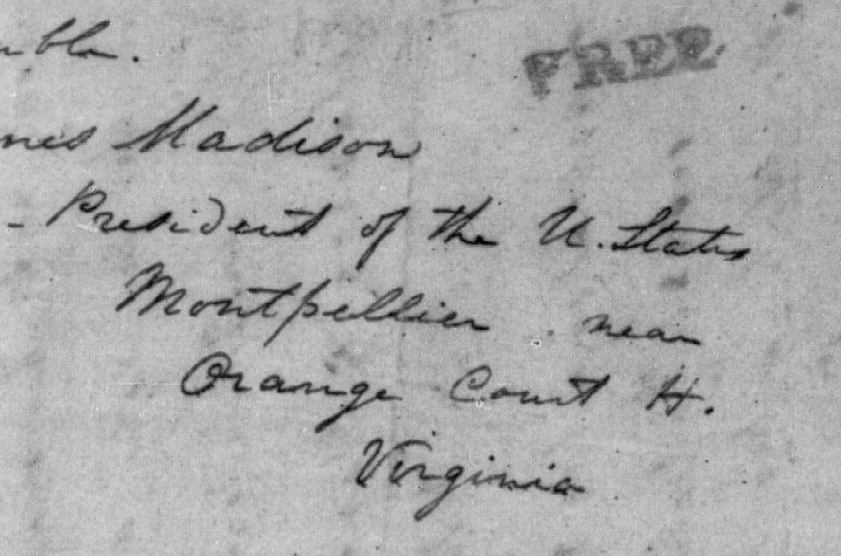
#> input picture CSProj/CS650/Lab 1/0397.pgm, 841 x 556 px
$ python lab1_ref2.py   (Python 2 division)   (older library calls are emulated)
#> lines starting #> are read from the running program, lines starting #| are printed output that depends on the picture
import sys
from numpy import *

import scipy.misc
from matplotlib import pyplot

def otsu2( hist, total ):
    """
    This is the more common (optimized) implementation of otsu algorithm, the one you see on Wikipedia pages
    """
    no_of_bins = len( hist ) # should be 256

    sum_total = 0
    for x in range( 0, no_of_bins ):
        sum_total += x * hist[x]

    weight_background       = 0.0
    sum_background           = 0.0
    inter_class_variances = []

    for threshold in range( 0, no_of_bins ):
        # background weight will be incremented, while foreground's will be reduced
        weight_background += hist[threshold]
        if weight_background == 0 :
            continue

        weight_foreground = total - weight_background
        if weight_foreground == 0 :
            break

        sum_background += threshold * hist[threshold]
        mean_background = sum_background / weight_background
        mean_foreground = (sum_total - sum_background) / weight_foreground

        inter_class_variances.append( weight_background * weight_foreground * (mean_background - mean_foreground)**2 )

    # find the threshold with maximum variances between classes
    return argmax(inter_class_variances)

# [48 lines left out: function otsu1, not called in this run]


def main():
    #img = scipy.misc.imread( '/Users/saburookita/Desktop/Bright_green_tree_-_Waikato.jpg' )
    img = scipy.misc.imread( '0397.pgm' )
#> img is the input picture: shape (556, 841); min 0, max 230, mean 170.1

    # resize to a more managable size
    img = scipy.misc.imresize( img, (1944 / 4, 2592 / 4) )
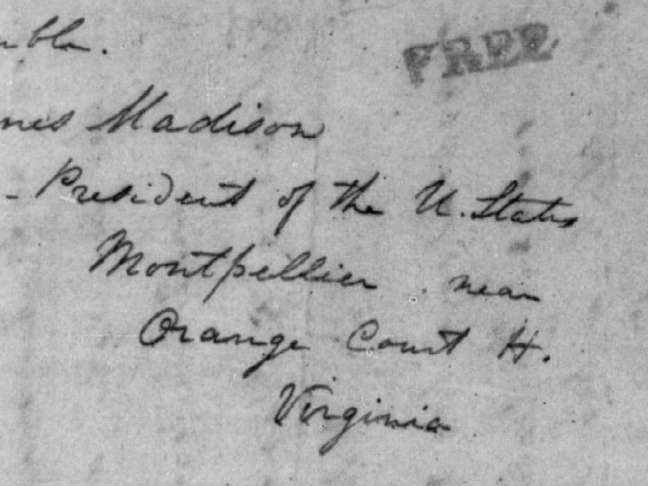
#> img: shape (486, 648); min 0, max 226, mean 170.1

    # convert to grayscale
    grayscale = img #img.dot( [0.299, 0.587, 0.144] )
    rows, cols = shape( grayscale )
#> rows = 486; cols = 648

    # create 256 bins histogram
    hist = histogram( grayscale, 256 )[0]
#> hist = 256 values, max 10980 at index 199, min 0 at index 8, mean 1230.2

    # apply the otsu thresholding
    thresh = otsu2( hist, rows * cols )
#> in otsu2, `no_of_bins = len( hist )`: no_of_bins = 256
#> the loop in otsu2, `for x in range( 0, no_of_bins ):` made 256 passes
#> sum_total on passes 1 to 3: 0, 3, 7
#> after the loop in otsu2, `for x in range( 0, no_of_bins ):`: sum_total = 60540238
#> the loop in otsu2, `for threshold in range( 0, no_of_bins ): # background weight will be i..` made 256 passes
#> (weight_background, weight_foreground, sum_background, mean_background, mean_foreground) on passes 1 to 3: (2, 314926, 0, 0, 192.2), (5, 314923, 3, 0.6, 192.2), (7, 314921, 7, 1, 192.2)
#> after the loop in otsu2, `for threshold in range( 0, no_of_bins ):`: inter_class_variances = 255 values, max 6.91e+13 at index 152, min 1.24e+09 at index 254, mean 3.18e+13; sum_background = 60539983; weight_background = 314928
#> thresh = 152
    print thresh
#| 152

    figure  = pyplot.figure( figsize=(14, 6) )
    figure.canvas.set_window_title( 'Otsu thresholding' )

    axes    = figure.add_subplot(121)
    axes.set_title('Original')
    axes.get_xaxis().set_visible( False )
    axes.get_yaxis().set_visible( False )
    axes.imshow( img, cmap='Greys_r' )

    axes    = figure.add_subplot(122)
    axes.set_title('Otsu thresholding')
    axes.get_xaxis().set_visible( False )
    axes.get_yaxis().set_visible( False )
    axes.imshow( grayscale >= thresh, cmap='Greys_r' )

    pyplot.show()
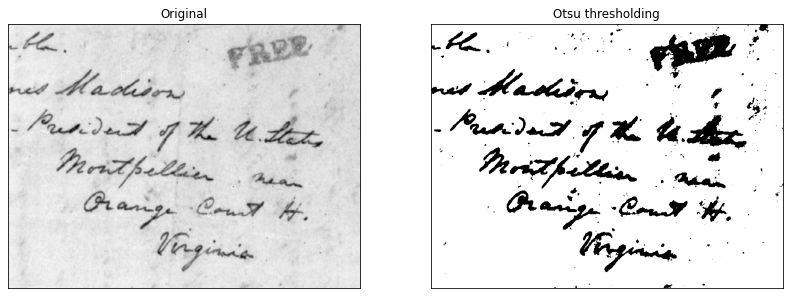
#> figure drawn by matplotlib, 2 panels

if __name__ == '__main__':
    main()

$ run again, with CSProj/CS650/Lab 1/Scan_half_crop_norm_009_small.pgm copied over CSProj/CS650/Lab 1/0397.pgm
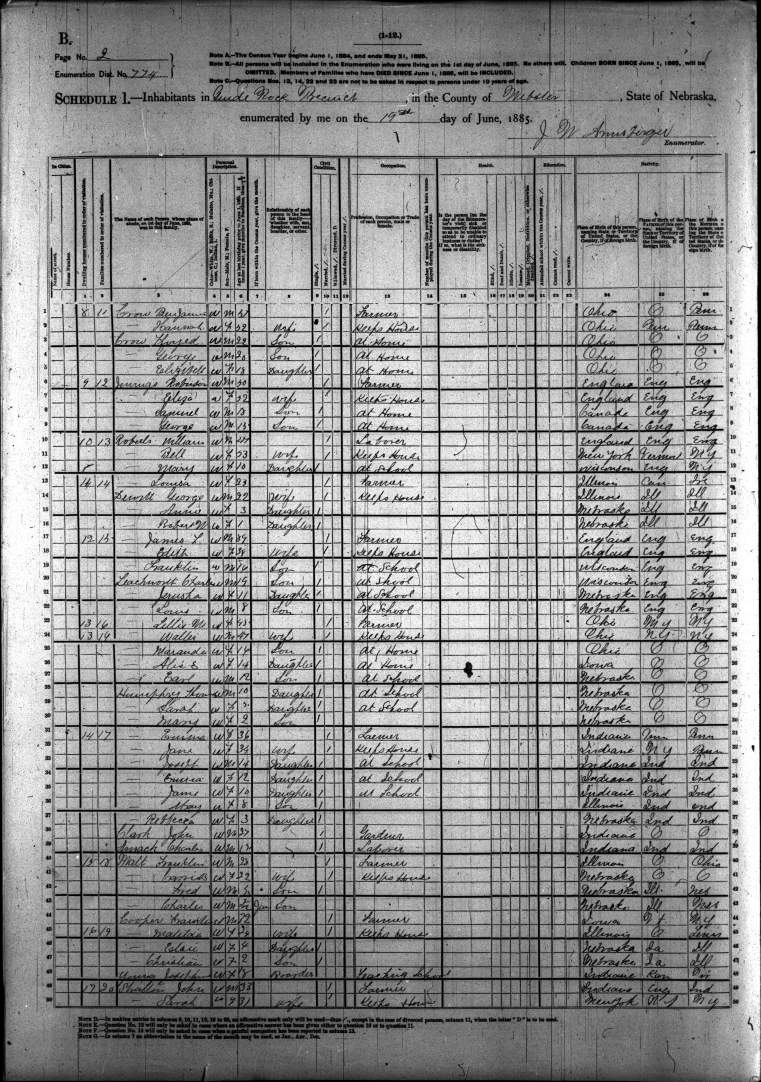
#> input picture CSProj/CS650/Lab 1/Scan_half_crop_norm_009_small.pgm, 1521 x 2163 px (shown at 1/2 size)
#> in main, img is the input picture: shape (2163, 1521); min 0, max 255, mean 147
#> in main, `img = scipy.misc.imresize( img, (1944 / 4, 2592 / 4) )`:
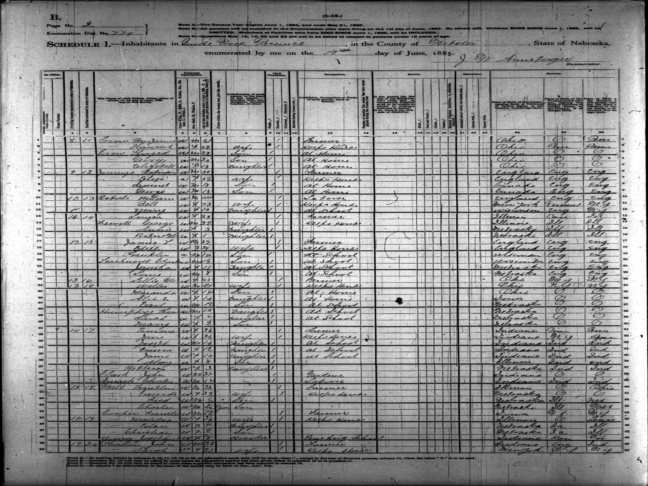
#> img: shape (486, 648); min 0, max 255, mean 147
#> hist = 256 values, max 2351 at index 167, min 33 at index 6, mean 1230.2
#> no_of_bins = 256
#> the loop in otsu2, `for x in range( 0, no_of_bins ):` made 256 passes
#> sum_total on passes 1 to 3: 0, 54, 144
#> after the loop in otsu2, `for x in range( 0, no_of_bins ):`: sum_total = 46285826
#> the loop in otsu2, `for threshold in range( 0, no_of_bins ): # background weight will be i..` made 256 passes
#> (weight_background, weight_foreground, sum_background, mean_background, mean_foreground) on passes 1 to 3: (510, 314418, 0, 0, 147.2), (564, 314364, 54, 0.0957, 147.2), (609, 314319, 144, 0.236, 147.3)
#> after the loop in otsu2, `for threshold in range( 0, no_of_bins ):`: inter_class_variances = 255 values, max 1.82e+14 at index 142, min 2.06e+12 at index 254, mean 9.65e+13; sum_background = 46143281; weight_background = 314928
#> thresh = 142
#| 142
#> in main, `pyplot.show()`:
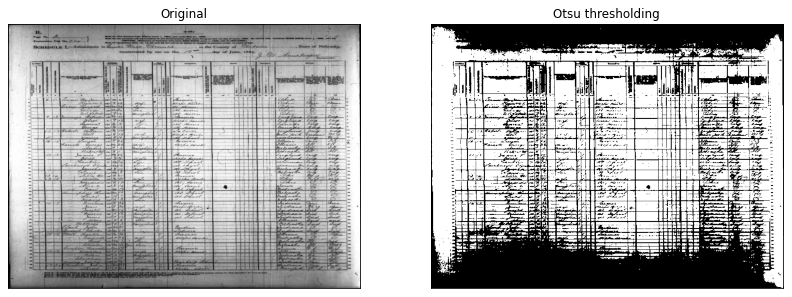
#> figure drawn by matplotlib, 2 panels
